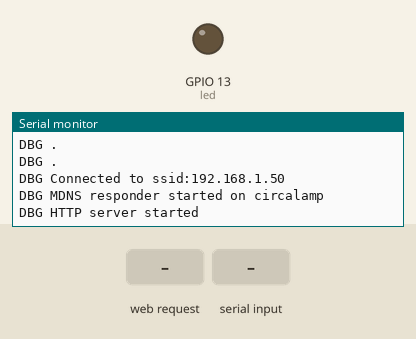
A sketch run on a simulated ESP8266 (NodeMCU). Shown: output pins drawn as LEDs (lit = HIGH), the last lines printed to the serial monitor. The inputs (shaded band) are chosen by the test bench. WiFi joins after 1.5 s; servers stay silent unless stated.

Above: at 2.7 s.
2.8 s: HTTP request GET / received
At 4.0 s:
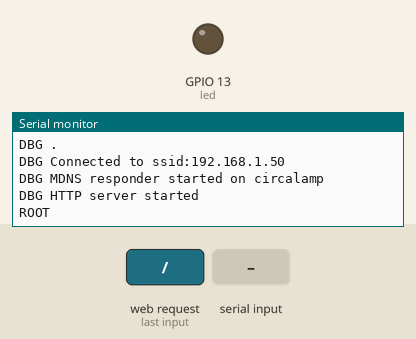
4.3 s: "TIMEOUT\n" received over Serial
At 5.5 s:
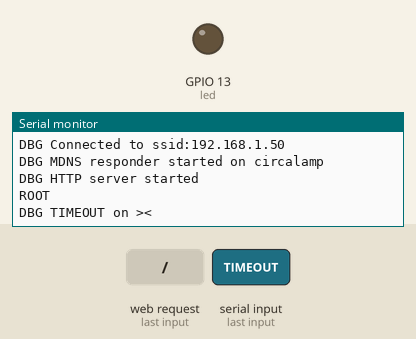
5.8 s: HTTP request GET /time received
At 6.3 s:
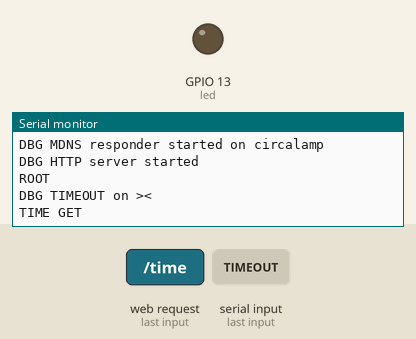

The sketch:

espServer.ino
```cpp
#include <ESP8266WiFi.h>
#include <WiFiClient.h>
#include <ESP8266WebServer.h>
#include <ESP8266mDNS.h>

#include "network.h"

#define SERIALSPEED 9600

#define TEXTPLAIN "text/plain"
#define TEXTHTML "text/html"
#define OK 200
#define ACCEPTED 202
#define BAD_REQUEST 400
#define NOT_FOUND 404
#define NOT_ALLOWED 405
#define GWY_TIMEOUT 504

const char *ssid = CIRCALAMP_STASSID;
const char *password = CIRCALAMP_STAPSK;

ESP8266WebServer server(80);

const int led = 13;

String pendingCommand = "";
String serialInput = "";
bool serialComplete = false;
unsigned long lastCharMillis;

void handleRoot()
{
  digitalWrite(led, 1);
  writeSerial("ROOT");
  String out;
  out.reserve(3700);
  out += "<!DOCTYPE html><html> <head> <meta charset=\"utf-8\"/> <title>Circalamp</title> <link rel=\"stylesheet\" href=\"https://stackpath.bootstrapcdn.com/bootstrap/4.3.1/css/bootstrap.min.css\" integrity=\"sha384-ggOyR0iXCbMQv3Xipma34MD+dH/1fQ784/j6cY/iJTQUOhcWr7x9JvoRxT2MZw1T\" crossorigin=\"anonymous\"/> <script src=\"https://unpkg.com/axios/dist/axios.min.js\"></script> <script src=\"https://cdn.jsdelivr.net/npm/vue/dist/vue.js\"></script> <style>html{position: relative;}body{background: #ebebeb; margin: 0;}main{padding: 20px;}.main-column{margin-bottom: 100px;}.footer{background-color: #f5f5f5;}.footer > .container{padding-right: 15px; padding-left: 15px;}</style> </head> <body class=\"d-flex flex-column h-100\"> <main role=\"main\" class=\"flex-shrink-0\"> <div id=\"lamp\"> <div>Current time:{{currentTime}}</div><div> Set time: <input v-model=\"newTime\"/> <button v-on:click=\"setTime()\">Set</button> </div><div>Current alarm:{{currentAlarmSwitch ? 'ON' : 'OFF'}}@{{currentAlarmTime}}</div><div> Set alarm: <input v-model=\"newAlarmTime\"/> <input type=\"checkbox\" v-model=\"newAlarmSwitch\"/> <button v-on:click=\"setAlarm()\">Set</button> </div><button v-on:click=\"postDemo('off')\">Demo OFF</button> <button v-on:click=\"postDemo('on')\">Demo ON</button> <div> Output: <ul> <li v-for=\"entry in outputLog\">{{entry}}</li></ul> </div></div></main> <footer class=\"footer mt-auto py-3\"> <div class=\"container\"> <span class=\"text-muted\">...</span> </div></footer> <script>var lamp=new Vue({el: \"#lamp\", data:{outputLog: [\"...\"], currentTime: \"...\", newTime: \"...\", currentAlarmTime: \"...\", currentAlarmSwitch: false, newAlarmTime: \"...\", newAlarmSwitch: false}, created: function(){this.getTime(); this.getAlarm();}, methods:{getTime: function(){axios .get(\"/time\") .then(response=>{var entry=\"GET /time \" + response.statusText; if (!!response.data){entry=entry + \": \" + response.data;}this.outputLog.push(entry); this.currentTime=response.data;}) .catch(e=>{this.outputLog.push(e);});}, setTime: function(){axios .post(\"/time\", \"time=\" + this.newTime) .then(response=>{var entry=\"POST /time \" + response.statusText; if (!!response.data){entry=entry + \": \" + response.data;}this.outputLog.push(entry); this.currentTime=response.data;}) .catch(e=>{this.outputLog.push(e);});}, getAlarm: function(){var alarmResponse; axios .get(\"/alarm\") .then(response=>{var entry=\"GET /alarm \" + response.statusText; if (!!response.data){entry=entry + \": \" + response.data;}this.outputLog.push(entry); alarmResponse=response.data.trim().split(\" \"); this.currentAlarmTime=alarmResponse[0]; this.currentAlarmSwitch=alarmResponse[1].trim()===\"on\";}) .catch(e=>{this.outputLog.push(e);});}, setAlarm: function(){var alarmSwitchText=this.newAlarmSwitch ? \"on\" : \"off\"; axios .post( \"/alarm\", \"alarm_time=\" + this.newAlarmTime + \"&alarm_switch=\" + alarmSwitchText ) .then(response=>{var entry=\"POST /alarm \" + response.statusText; if (!!response.data){entry=entry + \": \" + response.data;}this.outputLog.push(entry); alarmResponse=response.data.trim().split(\" \"); this.currentAlarmTime=alarmResponse[0]; this.currentAlarmSwitch=alarmResponse[1].trim()===\"on\";}) .catch(e=>{this.outputLog.push(e);});}, postDemo: function(mode){axios .post(\"/lights\", \"demo=\" + mode) .then(response=>{var entry=\"POST /lights \" + response.statusText; if (!!response.data){entry=entry + \": \" + response.data;}this.outputLog.push(entry);}) .catch(e=>{this.errors.push(e); this.outputLog.push(e);});}}}); </script> </body></html>\n";
  server.send(OK, TEXTHTML, out);
  digitalWrite(led, 0);
}

void handleTime()
{
  if (server.method() == HTTP_GET)
  {
    waitForCommand("TIME GET");
    writeSerial("TIME GET");
    //    String out = readSerial();
    //    httpSend(OK, TEXTPLAIN, out);
  }
  else if (server.method() == HTTP_POST)
  {
    if (server.hasArg("time"))
    {
      writeSerial("TIME SET " + server.arg("time"));
      waitForCommand("TIME SET");
      writeSerial("TIME GET");
      //      String out = readSerial();
      //      httpSend(ACCEPTED, TEXTPLAIN, out);
    }
    else
    {
      httpSend(BAD_REQUEST, TEXTPLAIN, "Missing time argument");
    }
  }
  else
  {
    httpSend(NOT_ALLOWED, TEXTPLAIN, "");
  }
}

void handleAlarm()
{
  if (server.method() == HTTP_GET)
  {
    waitForCommand("ALARM GET");
    writeSerial("ALARM GET");
    //    String out = readSerial();
    //    httpSend(OK, TEXTPLAIN, out);
  }
  else if (server.method() == HTTP_POST)
  {
    if (server.hasArg("alarm_time") && server.hasArg("alarm_switch"))
    {
      writeSerial("ALARM_TIME SET " + server.arg("alarm_time"));
      writeSerial("ALARM_SWITCH SET " + server.arg("alarm_switch"));
      waitForCommand("ALARM SET");
      writeSerial("ALARM GET");
      //      String out = readSerial();
      //      httpSend(ACCEPTED, TEXTPLAIN, out);
    }
    else
    {
      httpSend(BAD_REQUEST, TEXTPLAIN, "Missing alarm_time or alarm_switch argument");
    }
  }
  else
  {
    httpSend(NOT_ALLOWED, TEXTPLAIN, "");
  }
}

void handleLights()
{
  if (server.method() == HTTP_POST)
  {
    if (server.hasArg("demo"))
    {
      writeSerial("DEMO SET " + server.arg("demo"));
      httpSend(ACCEPTED, TEXTPLAIN, "");
    }
    else
    {
      httpSend(BAD_REQUEST, TEXTPLAIN, "Missing demo argument");
    }
  }
  else
  {
    httpSend(NOT_ALLOWED, TEXTPLAIN, "");
  }
}

void handleNotFound()
{
  String message = "File Not Found\n\n";
  message += "URI: ";
  message += server.uri();
  message += "\nMethod: ";
  message += (server.method() == HTTP_GET) ? "GET" : "POST";
  message += "\nArguments: ";
  message += server.args();
  message += "\n";
  for (uint8_t i = 0; i < server.args(); i++)
  {
    message += " " + server.argName(i) + ": " + server.arg(i) + "\n";
  }
  httpSend(NOT_FOUND, TEXTPLAIN, message);
}

void writeSerial(String command)
{
  Serial.println(command);
}

String readSerial()
{
  while (!Serial.available())
  {
    delay(50);
  }
  String serialIn = Serial.readString();
  return serialIn;
}

void httpSend(int code, String contentType, String payload)
{
  digitalWrite(led, 1);
  server.send(code, contentType, payload);
  digitalWrite(led, 0);
}

void waitForCommand(String command)
{
  if (pendingCommand != "")
  {
    writeSerial("DBG incoming >" + command + "< on unfinished >" + pendingCommand + "<");
  }
  pendingCommand = command;
  lastCharMillis = millis();
}

void handleCommands(String output)
{
  if (output.startsWith("TIMEOUT"))
  {
    writeSerial("DBG " + output + " on >" + pendingCommand + "<");
    httpSend(GWY_TIMEOUT, TEXTPLAIN, output);
  }
  else if (pendingCommand == "TIME GET" || pendingCommand == "ALARM GET")
  {
    httpSend(OK, TEXTPLAIN, output);
  }
  else if (pendingCommand == "TIME SET" || pendingCommand == "ALARM SET")
  {
    httpSend(ACCEPTED, TEXTPLAIN, output);
  }
  else
  {
    writeSerial("DBG Unexpected >" + output + "< for command >" + pendingCommand + "<");
  }
  pendingCommand = "";
}

void setup(void)
{
  pinMode(led, OUTPUT);
  digitalWrite(led, 0);
  Serial.begin(SERIALSPEED);
  WiFi.mode(WIFI_STA);
  WiFi.begin(ssid, password);
  Serial.println("");

  // Wait for connection
  while (WiFi.status() != WL_CONNECTED)
  {
    delay(500);
    Serial.println("DBG .");
  }
  Serial.print("DBG Connected to ");
  Serial.print(ssid);
  Serial.print(":");
  Serial.println(WiFi.localIP());

  if (MDNS.begin(CIRCALAMP_HOSTNAME))
  {
    Serial.print("DBG MDNS responder started on ");
    Serial.println(CIRCALAMP_HOSTNAME);
  }

  server.on("/", handleRoot);
  server.on("/time", handleTime);
  server.on("/alarm", handleAlarm);
  server.on("/lights", handleLights);

  server.on("/inline", []() {
    server.send(OK, TEXTPLAIN, "this works as well");
  });

  server.onNotFound(handleNotFound);

  server.begin();
  Serial.println("DBG HTTP server started");
  lastCharMillis = millis();
}

void loop(void)
{
  unsigned long now = millis();
  if (Serial.available())
  {
    char c = (char)Serial.read();
    serialInput += c;
    if (c == '\n')
    {
      serialComplete = true;
    }
    else if (now - lastCharMillis > 2000)
    {
      serialInput = "";
      serialInput += c;
      serialComplete = false;
      if (pendingCommand != "")
      {
        handleCommands("TIMEOUT 1");
      }
    }
    lastCharMillis = millis();
  }
  else if (now - lastCharMillis > 5000 && pendingCommand != "")
  {
    serialInput = "";
    serialComplete = false;
    handleCommands("TIMEOUT 2");
  }

  if (serialComplete)
  {
    serialInput.trim();
    handleCommands(serialInput);
    serialComplete = false;
    serialInput = "";
  }

  if (pendingCommand == "")
  {
    server.handleClient();
  }

  MDNS.update();
}
```

network.cpp
```cpp
#include "Arduino.h"
```

network.h
```cpp
#ifndef CIRCALAMP_STASSID
#define CIRCALAMP_STASSID "ssid"
#define CIRCALAMP_STAPSK "pass"
#define CIRCALAMP_HOSTNAME "circalamp"
#endif
```

Measured:
- after the input at 2.8 s, the serial monitor: prints a new line at once (image 1)
- after the input at 4.3 s, the serial monitor: prints a new line at once (image 2)
- after the input at 5.8 s, the serial monitor: prints a new line at once (image 3)
